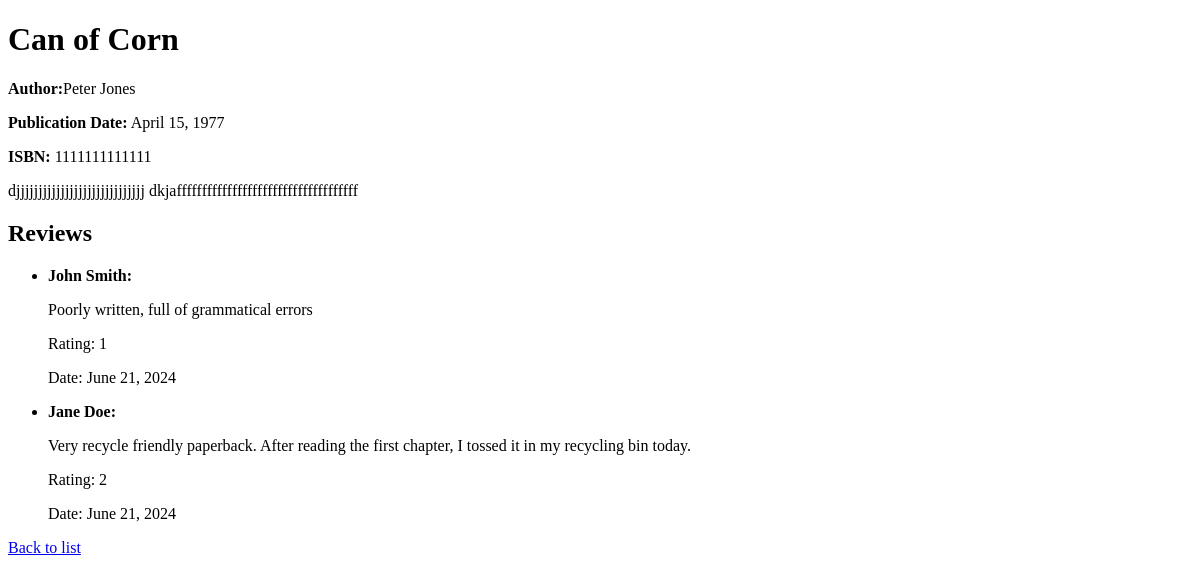
Before: /book/1/ with the older database file.
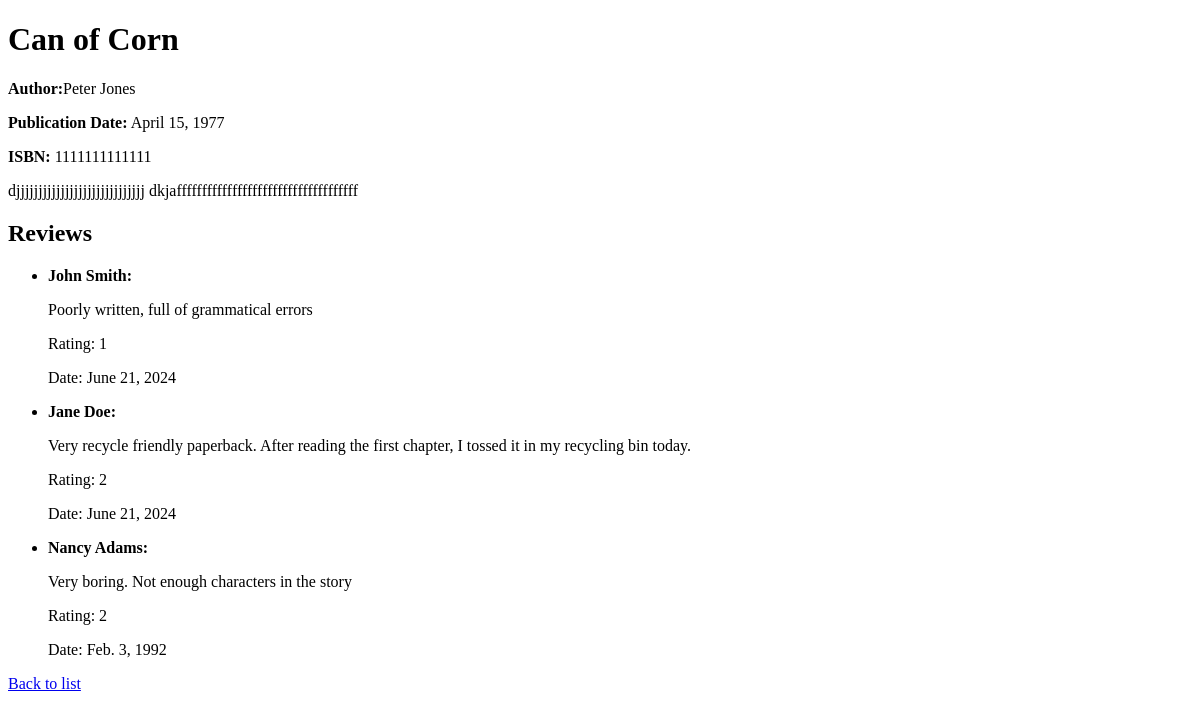
After: the same page with the newer database file.
### books/models.py (models this page shows, shortened)
class Review(models.Model):
    book = models.ForeignKey(Book, on_delete=models.CASCADE)
    reviewer_name = models.CharField(max_length=100)
    review_text = models.TextField()
    rating = models.IntegerField()  # assuming rating is between 1 and 5
    review_date = models.DateField(auto_now_add=True)

### books/views.py (the view)
# urls.py: path('book/<int:book_id>/', views.book_detail, name='book_detail'),
def book_detail(request, book_id, isbn_prefix=None):
    book = get_object_or_404(Book, pk=book_id)
    return render(request, 'books/book_detail.html', {'book': book, 'isbn_prefix': isbn_prefix})

### books/templates/books/book_detail.html (shortened to what this page needs)
<!DOCTYPE html>
<html lang="en">
<head>
</head>
<body>
    <h1>{{ book.title }}</h1>
    <p><strong>Author:</strong>{{ book.author.name }}</p>
    <p><strong>Publication Date:</strong> {{ book.publication_date }}</p>
    <p><strong>ISBN:</strong> {{ book.ISBN }}</p>
    <p>{{ book.summary }}</p>
    <h2>Reviews</h2>
    <ul>
        {% for review in book.review_set.all %}
        <li>
            <strong>{{ review.reviewer_name }}:</strong>
            <p>{{ review.review_text }}</p>
            <p>Rating: {{ review.rating }}</p>
            <p>Date: {{ review.review_date }}</p>
        </li>
        {% endfor %}
    </ul>
    {% if isbn_prefix %}
        <p>for isbn_prefix: {{ isbn_prefix }}</p>
        <a href="/books/isbn/{{ isbn_prefix }}/">Back to list</a>
    {% else %}
        <a href="/">Back to list</a>
    {% endif %}
</body>
</html>

Changed rows visible on the page:
added Review: reviewer_name "Nancy Adams", review_text "Very boring. Not enough characters in the story", rating "2", review_date "Feb. 3, 1992"
